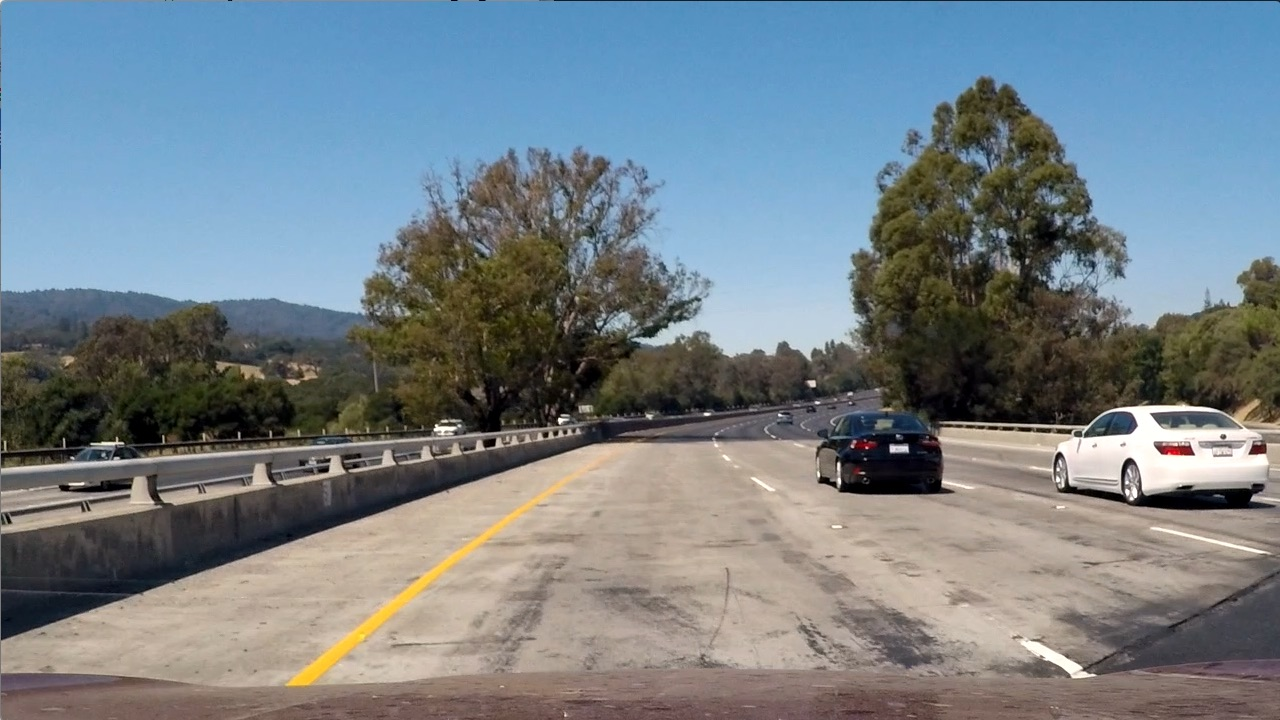
#> input picture test_images/test1.jpg, 1280 x 720 px
$ python color_pipe.py   (older library calls are emulated)
#> lines starting #> are read from the running program, lines starting #| are printed output that depends on the picture
#> further down, img is the input picture: shape (720, 1280, 3); mean B, G, R 135.5, 128.7, 117.5
import argparse
import numpy as np
import cv2
import matplotlib.pyplot as plt

### REF: ported from the class material

def color_pipeline(img,
                   bin_output=True,
                   s_thresh=(170, 255), sx_thresh=(20, 100)):
    """
    Apply Sobel in x and HLS pipeline
    :param img:
    :param bin_output: bin_image output or not
    :param s_thresh: Threshold for color channel
    :param sx_thresh: Threshold for x gradient
    :return: if bin_output, one-channel returned; three-channel returned otherwise (plus each mask for debug)
    """
#> called with bin_output = False, s_thresh = (170, 255), sx_thresh = (20, 100)
    img = np.copy(img)
    # Convert to HSV color space and separate the V channel
    hsv = cv2.cvtColor(img, cv2.COLOR_RGB2HLS).astype(np.float)
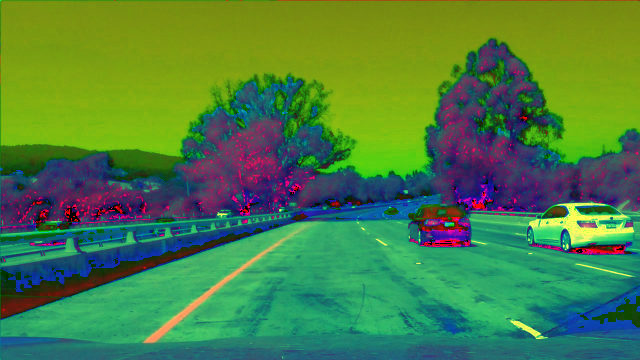
#> hsv: shape (720, 1280, 3) float64 (shown at 1/2 size); mean B, G, R 68.1, 126.7, 74.4
    l_channel = hsv[:,:,1]  # extract the lightness channel
    s_channel = hsv[:,:,2]  # extract the Saturation channel
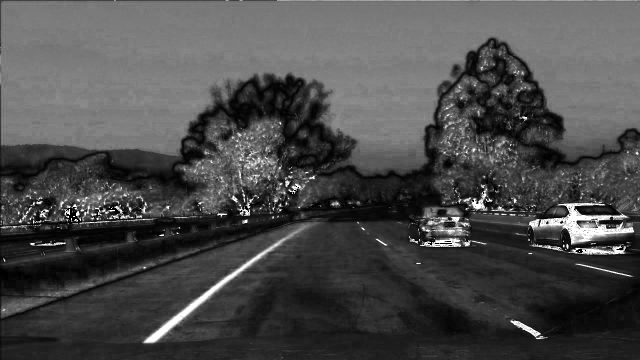
#> s_channel: shape (720, 1280) float64 (shown at 1/2 size); min 0, max 255, mean 74.4
    # Sobel x
    sobelx = cv2.Sobel(l_channel, cv2.CV_64F, 1, 0) # Take the derivative in x
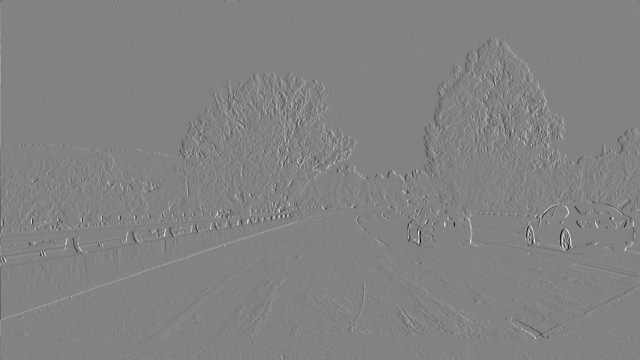
#> sobelx: shape (720, 1280) float64 (shown at 1/2 size); min -856, max 819, mean 0; drawn with min black and max white
    abs_sobelx = np.absolute(sobelx) # Absolute x derivative to accentuate lines away from horizontal
    scaled_sobel = np.uint8(255*abs_sobelx/np.max(abs_sobelx))

    if bin_output:
        bin_out = np.zeros_like(s_channel)
        bin_out[
            (scaled_sobel >= sx_thresh[0]) & (scaled_sobel <= sx_thresh[1]) |
            (s_channel >= s_thresh[0]) & (s_channel <= s_thresh[1])] = 1
        return bin_out
    else:
        # Threshold x gradient
        sxbinary = np.zeros_like(scaled_sobel)
        sxbinary[(scaled_sobel >= sx_thresh[0]) & (scaled_sobel <= sx_thresh[1])] = 1

        # Threshold color channel
        s_binary = np.zeros_like(s_channel)
        s_binary[(s_channel >= s_thresh[0]) & (s_channel <= s_thresh[1])] = 1

        # Stack each channel
        # Note color_binary[:, :, 0] is all 0s, effectively an all black image. It might
        # be beneficial to replace this channel with something else.
        color_binary = np.dstack(( np.zeros_like(sxbinary), sxbinary, s_binary))
        return color_binary

def show_threshold_images(img, thresh_img):
    f, (ax1, ax2) = plt.subplots(1, 2, figsize=(20, 10))
    # f.tight_layout()
    ax1.imshow(cv2.cvtColor(img, cv2.COLOR_BGR2RGB))
    ax1.set_title('Original Image', fontsize=30)
    # ax2.imshow(thresh_img, cmap='gray')
    ax2.imshow(thresh_img)
    ax2.set_title('Thresholded Magnitude', fontsize=30)
    # plt.subplots_adjust(left=0.2, right=0.2, top=0.2, bottom=.2)
    plt.show()

## Main function
if __name__ == '__main__':
    parser = argparse.ArgumentParser()
    parser.add_argument(
        '--colored',
        default="test_images/test1.jpg",
        # default="v1frames/frame1050.jpg",
        help='Apply Sobel to the image')
    args = parser.parse_args()
    img = cv2.imread(args.colored)
    thresh_img = color_pipeline(img, bin_output=False)
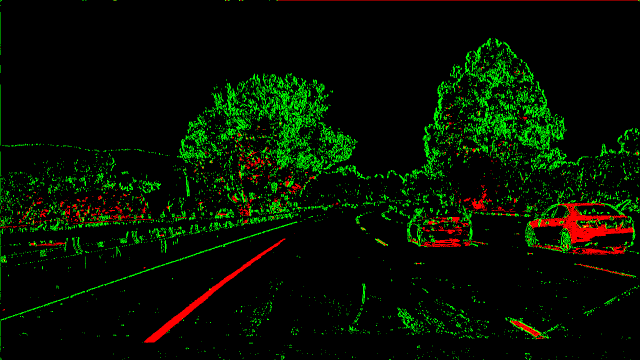
#> thresh_img: shape (720, 1280, 3) float64 (shown at 1/2 size); mean B, G, R 0, 0.0659, 0.021
    # Plot the result
    show_threshold_images(img, thresh_img)
#> in show_threshold_images, `plt.show()`:
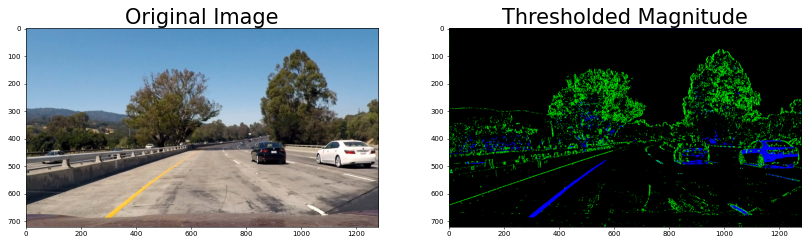
#> figure drawn by matplotlib, 2 panels; B, G, R data is drawn as R, G, B

$ run again, with test_images/test2.jpg copied over test_images/test1.jpg
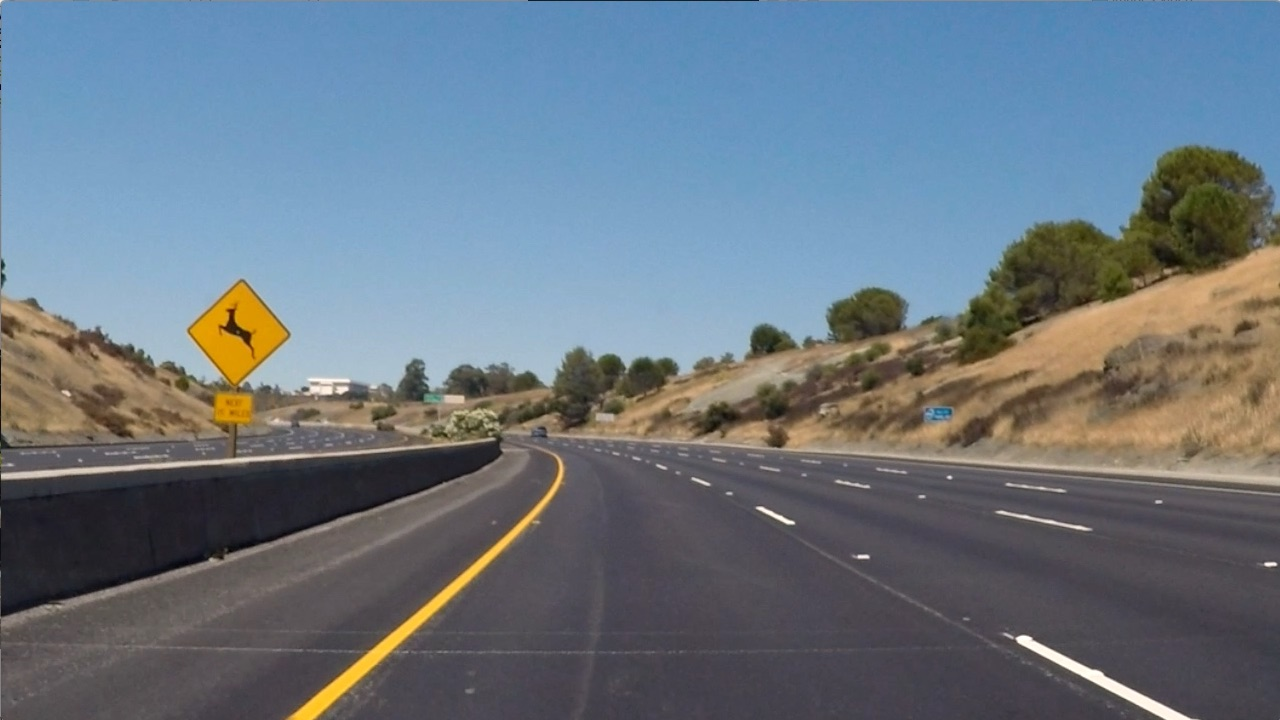
#> input picture test_images/test2.jpg, 1280 x 720 px
#> img is the input picture: shape (720, 1280, 3); mean B, G, R 129.6, 118.8, 106.7
#> `thresh_img = color_pipeline(img, bin_output=False)`:
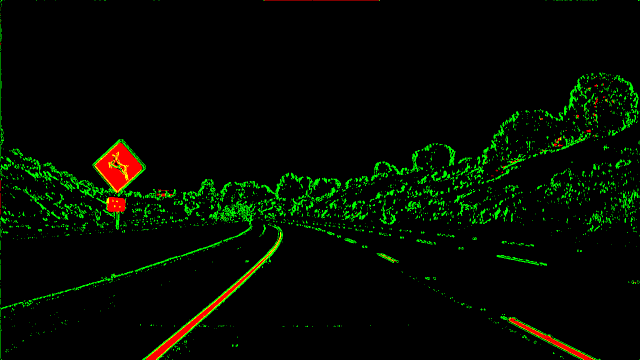
#> thresh_img: shape (720, 1280, 3) float64 (shown at 1/2 size); mean B, G, R 0, 0.0436, 0.013
#> in show_threshold_images, `plt.show()`:
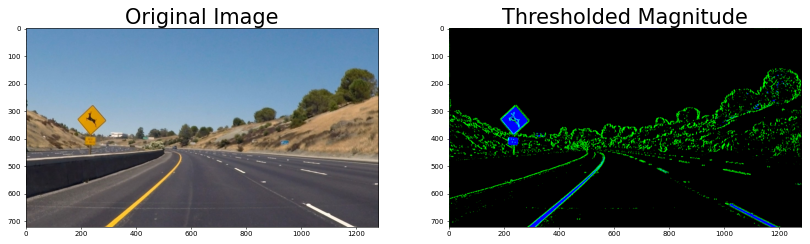
#> figure drawn by matplotlib, 2 panels; B, G, R data is drawn as R, G, B

$ run again, with test_images/test3.jpg copied over test_images/test1.jpg
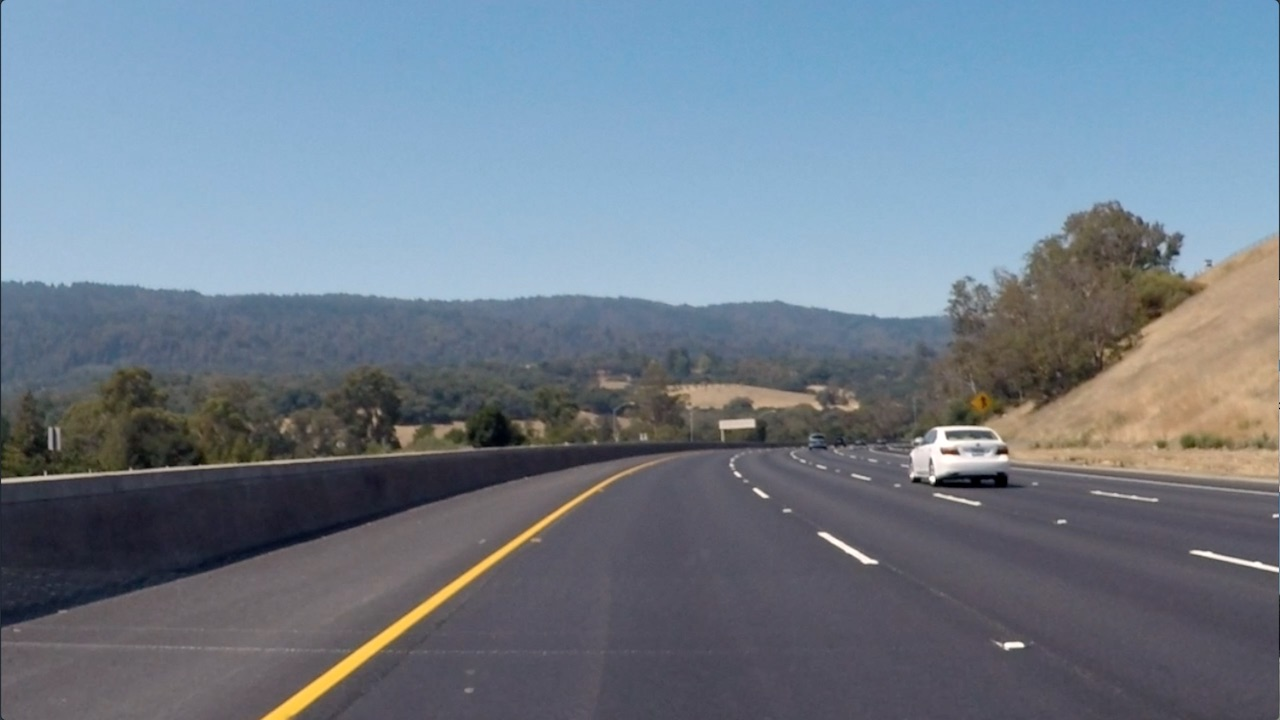
#> input picture test_images/test3.jpg, 1280 x 720 px
#> img is the input picture: shape (720, 1280, 3); mean B, G, R 138.7, 125, 112.1
#> `thresh_img = color_pipeline(img, bin_output=False)`:
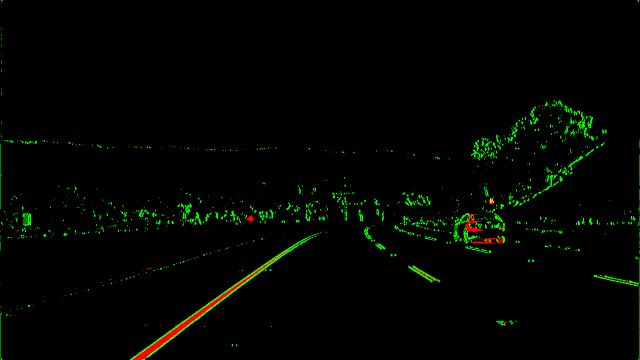
#> thresh_img: shape (720, 1280, 3) float64 (shown at 1/2 size); mean B, G, R 0, 0.018, 0.00487
#> in show_threshold_images, `plt.show()`:
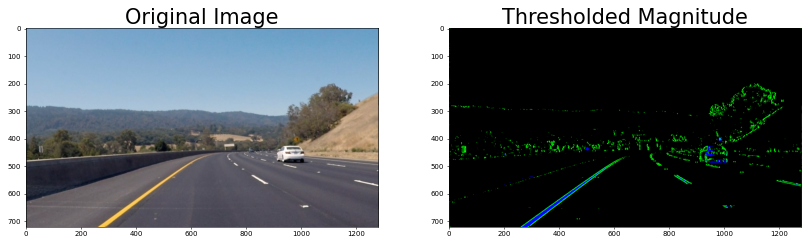
#> figure drawn by matplotlib, 2 panels; B, G, R data is drawn as R, G, B
